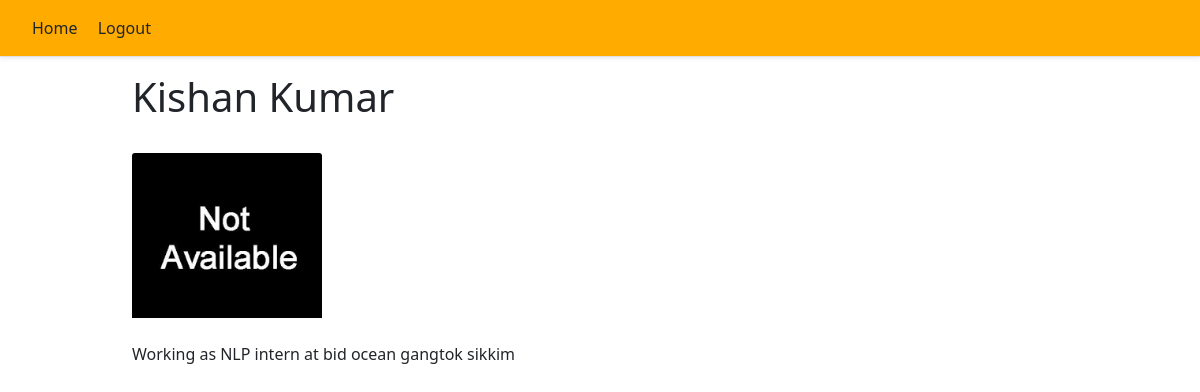
The app's page /show/2/ (signed in) with its own data.
### new/models.py (models this page shows, shortened)
class Detail(models.Model):
    fullname=models.CharField(max_length=20,default="")
    image = models.ImageField(null=True, blank=True)
    desc = models.TextField(max_length=500, default="")
    shdesc = models.TextField(max_length=30, default="")
    name = models.OneToOneField(myuser, default=None,
                             on_delete=models.CASCADE, blank=True, null=True)

### new/views.py (the view)
# urls.py: path('show/<str:pk>/', views.show, name="show"),
def show(request,pk):
    employees = Detail.objects.get(id=pk)
    return render(request, "show.html", {'employees': employees})

### new/templates/show.html (shortened to what this page needs)
{% extends 'base.html' %}
{% block body %}
<div class="container">
        <h1>{{ employees.fullname }}</h1></br>
       <div class="ss"><img class="card-img-top"  src='/media/{{employees.image}}' alt="Image"></div></br>
        <p> {{ employees.desc }}</p>
</div>
{% endblock %}

### new/templates/navbar.html (style rules this page uses)
.container { max-width: 960px; }

### records on screen
Detail: fullname "Kishan Kumar", image (picture), desc "Working as NLP intern at bid ocean gangtok sikkim"
